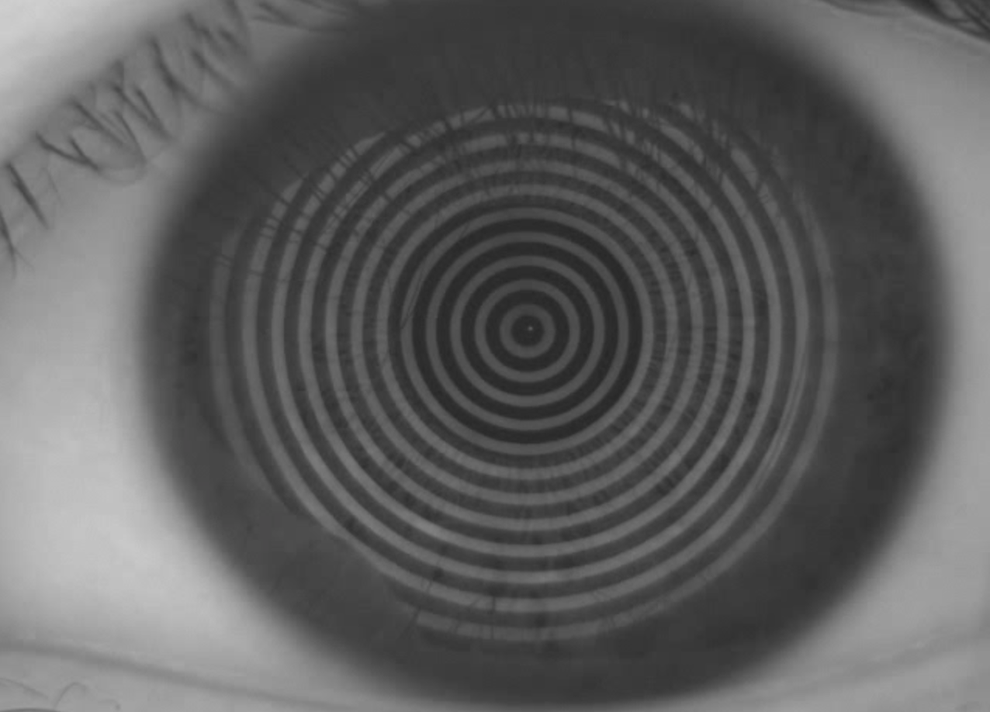
#> input picture devernaysubpix/real_eyes.png, 990 x 712 px, shrunk from 1276 x 918 before the run
$ python test.py   (older library calls are emulated)
#> lines starting #> are read from the running program, lines starting #| are printed output that depends on the picture; after the words box and inside, x2 and y2 are one past the last pixel; in counts of white or black regions, pixels touching at a corner belong together
### devernaysubpix/new_detector.py
#! /usr/bin/env python3.7
# -*- coding: utf-8 -*-

import cv2
import numpy as np
from bidict import bidict
from scipy.ndimage import filters
from scipy.spatial import cKDTree as KDTree


class Points(object):
    def __init__(self, sp: tuple, g: tuple):
        self.sp_coords = sp
        self.x, self.y = sp
        self.g = g
        self.valid = False

    def __len__(self):
        return len(self.sp_coords)

    def __getitem__(self, i):
        return self.sp_coords[i]

    def __repr__(self):
        return 'Item({}, {})'.format(self.sp_coords[0], self.sp_coords[1])


def sharpness_detect(image):
    sharpness = cv2.Laplacian(image, cv2.CV_16U)
    return cv2.mean(sharpness)[0]


def image_gradient(image, sigma):
#> called with sigma = 2
    image = np.asfarray(image)
    gx = filters.gaussian_filter(image, sigma, order=[0, 1])
    gy = filters.gaussian_filter(image, sigma, order=[1, 0])
    return gx, gy


# CurvePoints = (x, y, gx, gy, valid)
def compute_edge_points(grads, min_magnitude=0):
#> called with min_magnitude = 0
    gx, gy = grads

    # shape: height, width, color
    # 计算梯度
    mag = (gx ** 2 + gy ** 2) ** 0.5
    mag_valid = mag > min_magnitude
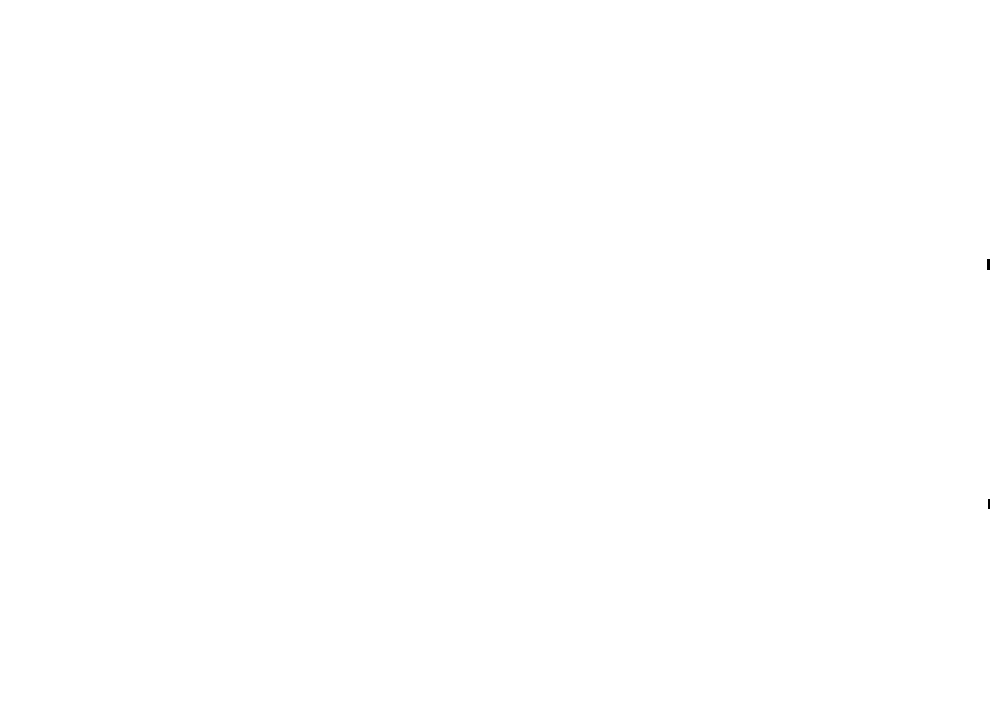
#> mag_valid: shape (712, 990) bool; 100% white; 2 black regions, box (x1, y1, x2, y2) and area: (987, 259, 990, 270) 33, (988, 499, 990, 509) 20
    mag_direction = np.absolute(gx) - np.absolute(gy) > 0
#> mag_direction: shape (712, 990) bool; 51.7% white; 1630 black regions (1186 under 20 px), largest, box (x1, y1, x2, y2) and area: (0, 0, 990, 712) 231919, (0, 0, 246, 541) 36740, (801, 0, 990, 198) 14213
    mag_left = mag - np.roll(mag, 1, axis=1) > 0
#> mag_left: shape (712, 990) bool; 50% white; 742 white regions (443 under 20 px), largest, box (x1, y1, x2, y2) and area: (262, 0, 954, 712) 154598, (0, 0, 492, 712) 108714, (368, 0, 516, 486) 8528
    mag_right = mag - np.roll(mag, -1, axis=1) > 0
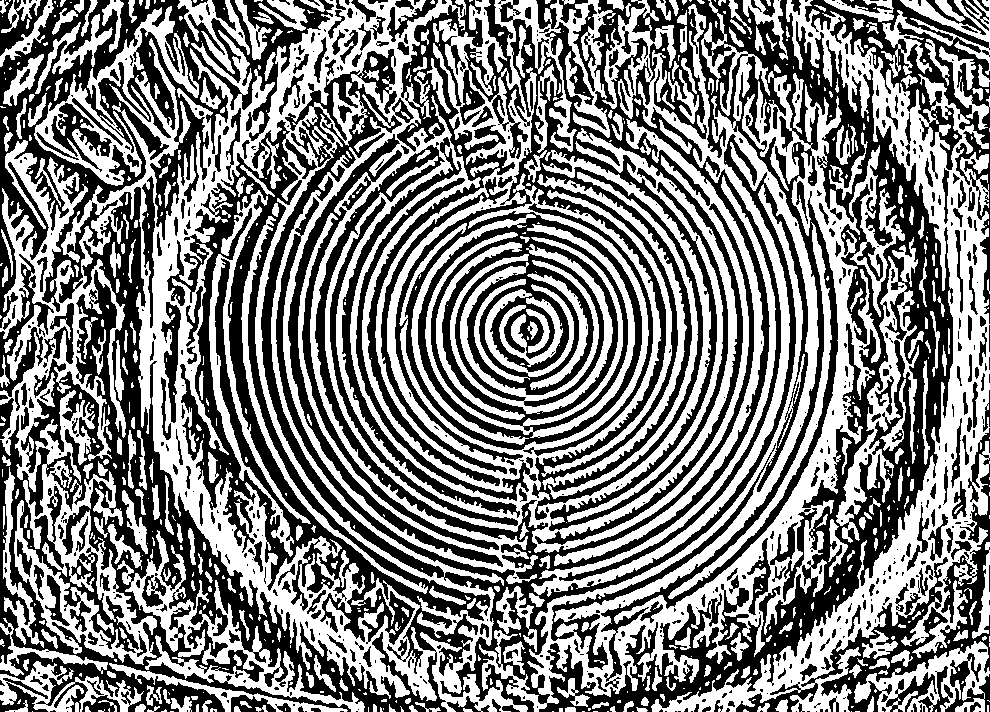
#> mag_right: shape (712, 990) bool; 50% white; 763 white regions (419 under 20 px), largest, box (x1, y1, x2, y2) and area: (0, 0, 764, 712) 150039, (479, 0, 905, 712) 55076, (651, 0, 990, 712) 36332
    mag_top = mag - np.roll(mag, 1, axis=0) > 0
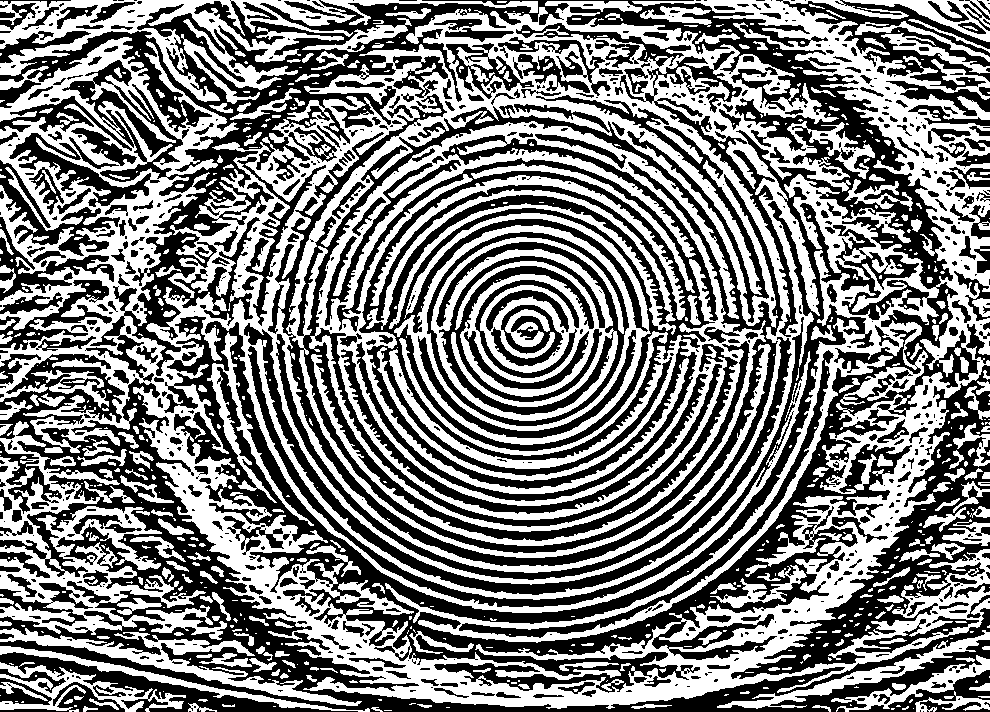
#> mag_top: shape (712, 990) bool; 49.5% white; 721 white regions (452 under 20 px), largest, box (x1, y1, x2, y2) and area: (0, 0, 990, 709) 239626, (0, 421, 227, 640) 14181, (431, 237, 624, 421) 13462
    mag_bottom = mag - np.roll(mag, -1, axis=0) > 0
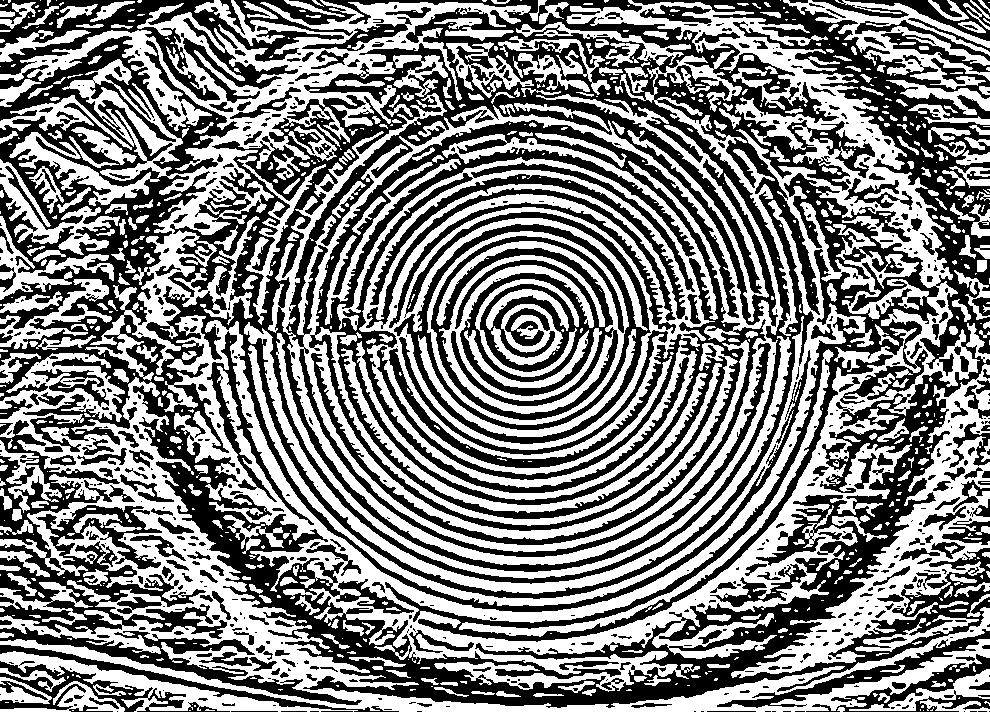
#> mag_bottom: shape (712, 990) bool; 50.4% white; 738 black regions (464 under 20 px), largest, box (x1, y1, x2, y2) and area: (0, 0, 990, 708) 240034, (0, 420, 227, 639) 14202, (431, 236, 624, 420) 13462

    # 确定目标点偏移量
    theta_x = mag_left & mag_right & mag_direction
#> theta_x: shape (712, 990) bool; 5.1% white in thin lines or dots
    theta_y = mag_top & mag_bottom & ~mag_direction
#> theta_y: shape (712, 990) bool; 4.8% white in thin lines or dots

    pts = mag_valid & (theta_x | theta_y)
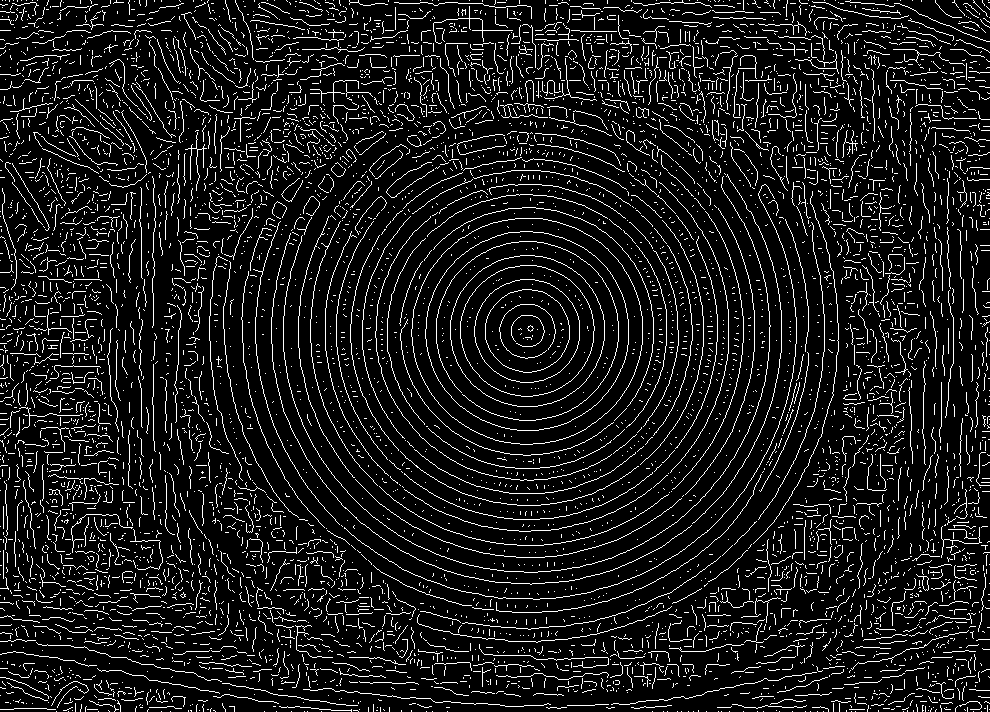
#> pts: shape (712, 990) bool; 9.9% white in thin lines or dots
    idx_b = np.transpose(pts.nonzero())
#> idx_b = 69763 pairs, first value 0 to 711, second value 0 to 989

    x = theta_x[idx_b[:, 0], idx_b[:, 1]]
    y = theta_y[idx_b[:, 0], idx_b[:, 1]]

    idx_a = np.column_stack((idx_b[:, 0] - y, idx_b[:, 1] - x))
#> idx_a has the same summary as idx_b
    idx_c = np.column_stack((idx_b[:, 0] + y, idx_b[:, 1] + x))
#> idx_c has the same summary as idx_b

    mag_a = mag[idx_a[:, 0], idx_a[:, 1]]
    mag_b = mag[idx_b[:, 0], idx_b[:, 1]]
    mag_c = mag[idx_c[:, 0], idx_c[:, 1]]
    lamda = (mag_a - mag_c) / (2 * (mag_a - 2 * mag_b + mag_c))

    pts_x = idx_b[:, 1] + lamda * x
    pts_y = idx_b[:, 0] + lamda * y
    pts = np.column_stack((pts_x, pts_y))
#> pts = 69763 pairs, first value 0 to 989, second value 0 to 711

    # 准备数据点
    gx = gx[idx_b[:, 0], idx_b[:, 1]].tolist()
#> gx = 69763 items
    gy = gy[idx_b[:, 0], idx_b[:, 1]].tolist()
#> gy = 69763 items
    pts = pts.tolist()
#> pts = 69763 items

    ret = []
    for i in range(len(pts)):
        ret.append(Points(pts[i], (gx[i], gy[i])))
#> this loop made 69763 passes
#> after the loop, ret = 69763 items

    return ret


def chain_edge_points(pts):
    tree = KDTree(np.array([(pt[0], pt[1]) for pt in pts]))

    def dot(p0, p1):
        return p0[0] * p1[0] + p0[1] * p1[1]

    def envec(p0, p1):
        return p1[0] - p0[0], p1[1] - p0[1]

    def perp(p0):
        return p0[1], -p0[0]

    def dist(p0, p1):
        return ((p0[0] - p1[0]) ** 2 + (p0[1] - p1[1]) ** 2) ** 0.5

    links = bidict()
    for e in pts:
        # TODO 循环内可以优化
        # nhood = [n for n in tree.search_nn_dist(e, 4) if dot(e.g, n.g) > 0]
        idx_nhood = [n for n in tree.query_ball_point(np.array([e[0], e[1]]), r=2)]
        nhood = [pts[idx] for idx in idx_nhood]
        nf = [n for n in nhood if dot(envec(e, n), perp(e.g)) > 0]
        nb = [n for n in nhood if dot(envec(e, n), perp(e.g)) < 0]

        if nf:
            nf_dist = [dist(e, n) for n in nf]
            f = nf[nf_dist.index(min(nf_dist))]
            if f not in links.inv or dist(e, f) < dist(links.inv[f], f):
                if f in links.inv:
                    del links.inv[f]
                if e in links:
                    del links[e]
                links[e] = f

        if nb:
            nb_dist = [dist(e, n) for n in nb]
            b = nb[nb_dist.index(min(nb_dist))]
            if b not in links or dist(b, e) < dist(b, links[b]):
                if b in links:
                    del links[b]
                if e in links.inv:
                    del links.inv[e]
                links[b] = e
    return links


# [28 lines left out: function thresholds_with_hysteresis, not called in this run]

### devernaysubpix/test.py
import os
import cv2
from matplotlib import pyplot as plt
import new_detector


def main():
    # [11 lines of commented-out code are left out]
    I = cv2.imread("./real_eyes.png", 0)
    grads = new_detector.image_gradient(I, 2.0)
    edges = new_detector.compute_edge_points(grads)
#> edges = 69763 items
    links = new_detector.chain_edge_points(edges)
    chains = new_detector.thresholds_with_hysteresis(edges, links, 1, 0.1)

    # 通过figure调整输出图像大小
    plt.figure(figsize=(64, 48))
    for chain in chains:
        plt.plot(chain[:, 0], chain[:, 1], '-')

    ax = plt.gca()
    ax.xaxis.set_ticks_position('top')
    ax.invert_yaxis()
    plt.savefig('test.png')


if __name__ == '__main__':
    main()
#> (the call stopped at in chain_edge_points, `links = bidict()`: bidict is not available in this run)

$ run again, with devernaysubpix/2018112101.jpg saved as devernaysubpix/real_eyes.png
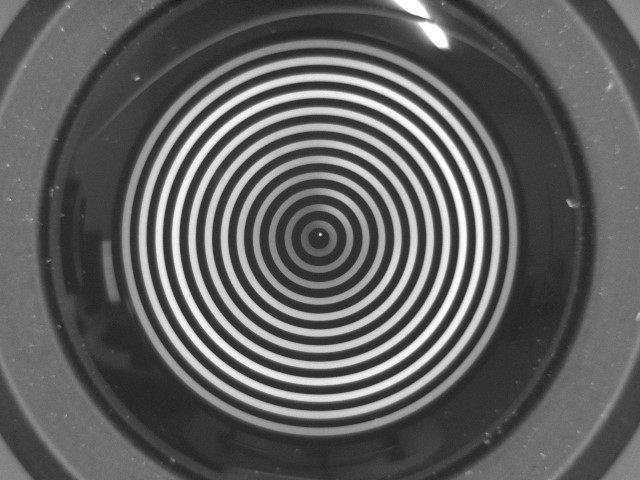
#> input picture devernaysubpix/2018112101.jpg, 640 x 480 px
#> in main, I is the input picture: shape (480, 640); min 26, max 255, mean 96.3
#> mag_valid: shape (480, 640) bool; every value is 1
#> in compute_edge_points, `mag_direction = np.absolute(gx) - np.absolute(gy) > 0`:
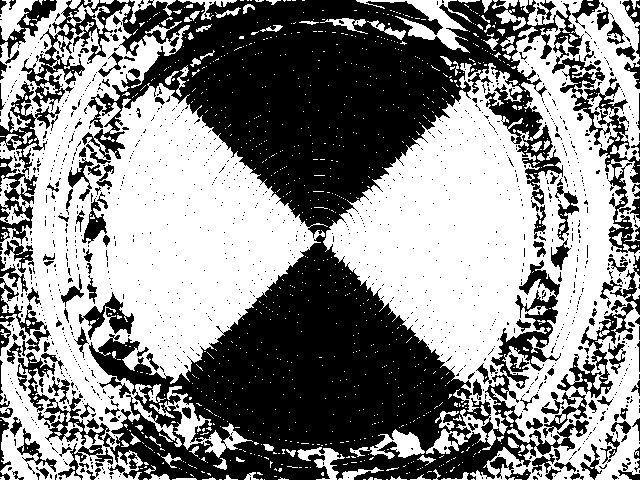
#> mag_direction: shape (480, 640) bool; 53.8% white; 1289 black regions (1129 under 20 px), largest, box (x1, y1, x2, y2) and area: (18, 0, 605, 480) 114684, (571, 83, 640, 254) 2690, (557, 303, 634, 398) 1541
#> mag_left: shape (480, 640) bool; 49.9% white; 327 white regions (212 under 20 px), largest, box (x1, y1, x2, y2) and area: (76, 0, 597, 480) 53353, (167, 81, 477, 395) 38934, (0, 0, 180, 480) 13335
#> mag_right: shape (480, 640) bool; 50.1% white; 337 black regions (217 under 20 px), largest, box (x1, y1, x2, y2) and area: (75, 0, 596, 480) 53353, (166, 81, 476, 395) 38934, (0, 0, 179, 480) 13099
#> mag_top: shape (480, 640) bool; 50.4% white; 345 black regions (215 under 20 px), largest, box (x1, y1, x2, y2) and area: (0, 0, 640, 480) 62076, (163, 82, 476, 391) 20538, (212, 131, 426, 342) 7330
#> mag_bottom: shape (480, 640) bool; 49.6% white; 323 white regions (202 under 20 px), largest, box (x1, y1, x2, y2) and area: (0, 0, 640, 480) 68966, (163, 81, 476, 390) 20538, (212, 130, 426, 341) 7330
#> theta_x: shape (480, 640) bool; 6.3% white in thin lines or dots
#> theta_y: shape (480, 640) bool; 5.6% white in thin lines or dots
#> in compute_edge_points, `pts = mag_valid & (theta_x | theta_y)`:
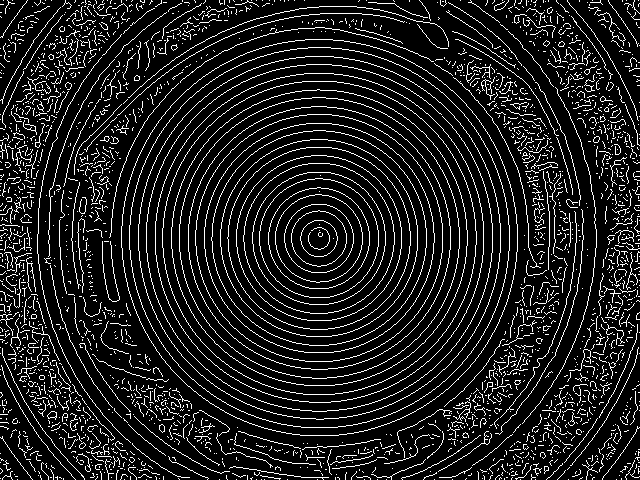
#> pts: shape (480, 640) bool; 11.9% white in thin lines or dots
#> idx_b = 36522 pairs, first value 0 to 479, second value 0 to 639
#> idx_a has the same summary as idx_b
#> idx_c has the same summary as idx_b
#> in compute_edge_points, `pts = np.column_stack((pts_x, pts_y))`: pts = 36522 pairs, first value 0 to 639, second value 0 to 479
#> in compute_edge_points, `gx = gx[idx_b[:, 0], idx_b[:, 1]].tolist()`: gx = 36522 items
#> the loop in compute_edge_points, `for i in range(len(pts)):` made 36522 passes
